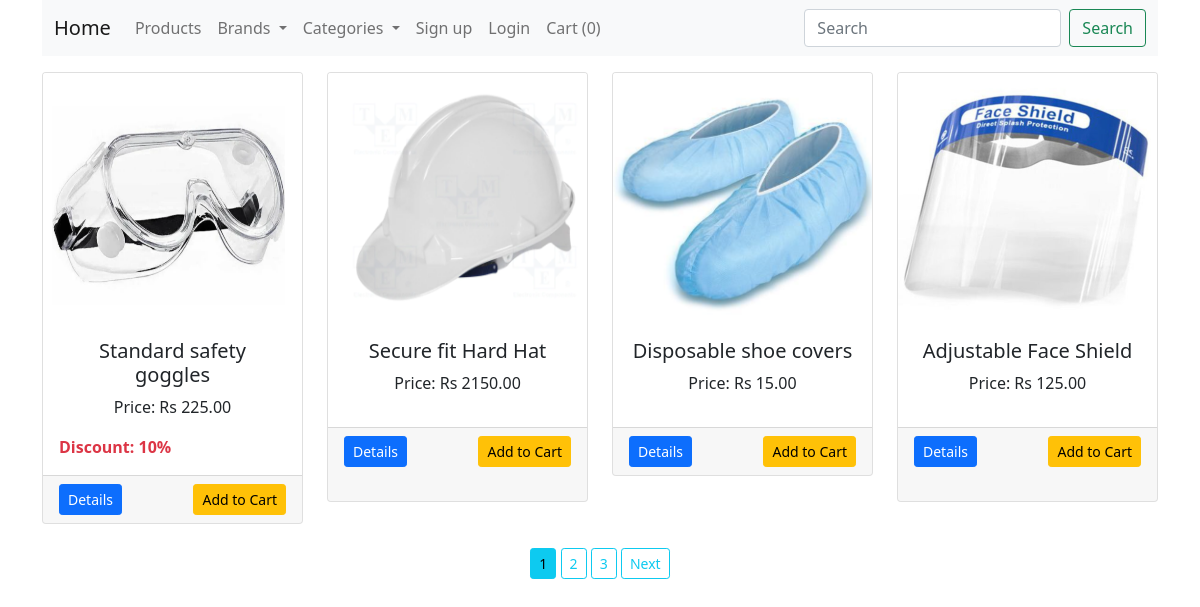
The page / on the database its author committed.
### shop/products/models.py (models this page shows, shortened)
class Addproduct(db.Model):
    __searchable__=['name','desc']
    id = db.Column(db.Integer, primary_key=True)
    name = db.Column(db.String(80), nullable=False)
    price = db.Column(db.Numeric(10,2), nullable=False)
    discount = db.Column(db.Integer, default=0)
    stock = db.Column(db.Integer, nullable=False)
    colors = db.Column(db.Text, nullable=False)
    desc = db.Column(db.Text, nullable=False)
    pub_date = db.Column(db.DateTime, nullable=False, default=datetime.utcnow)
    brand_id = db.Column(db.Integer, db.ForeignKey('brand.id'), nullable=False)
    brand = db.relationship('Brand',backref=db.backref('brands', lazy=True))
    category_id = db.Column(db.Integer, db.ForeignKey('category.id'), nullable=False)
    category = db.relationship('Category',backref=db.backref('categories', lazy=True))
    image_1 = db.Column(db.String(150), nullable=False, default='image1.jpg')
    image_2 = db.Column(db.String(150), nullable=False, default='image2.jpg')
    image_3 = db.Column(db.String(150), nullable=False, default='image3.jpg')

### shop/products/routes.py (the view)
@app.route('/')
def home():
    page = request.args.get('page',1, type=int)
    products = Addproduct.query.filter(Addproduct.stock > 0).order_by(Addproduct.id.desc()).paginate(page=page, per_page=4)
    return render_template('products/index.html', products=products, brands=brands(), categories=categories())

### shop/products/routes.py (called while the page is built)
def brands():
    return Brand.query.join(Addproduct, (Brand.id == Addproduct.brand_id)).all()

def categories():
    return Category.query.join(Addproduct, (Category.id == Addproduct.category_id)).all()

### shop/templates/products/index.html (shortened to what this page needs)
{% extends 'layout.html' %}
{% block content %}
{% include 'navbar.html' %}
<div class="container">
  <div class="row">
    {% if brand %}
    {% for b in brand %}
    <div class="col-md-3 mt-3">
      <div class="card">
        <img src="{{url_for('static', filename= 'images/' + b.image_1)}}" alt="{{b.name}}" class="card-img-top"
          height="250px">
        <div class="card-body">
          <h5 class="text-center">{{b.name}}</h5>
          <p class="text-center">Price: Rs {{b.price}}</p>
          {% if b.discount > 0 %}
          <b class="text-danger">Discount: {{b.discount}}%</b>
          {% endif %}
        </div>
        <div class="card-footer">
          <a href="{{url_for('single_page', id=b.id)}}" class="float-start btn btn-sm btn-primary">Details</a>
          <form action="{{url_for('Addcart')}}" method="POST">
            <input type="hidden" name="product_id" value="{{b.id}}">
            <button type="submit" class="btn btn-sm btn-warning float-end">Add to Cart</button>
            <input type="hidden" name="quantity" value="1">
            {% set colors = b.colors.split(',') %}
            <select name="colors" id="colors" style="visibility: hidden;">
              {% for color in colors %}
              {% set col = color.split(':') %}
              <option value="{{col[0]}}">{{col[0]|capitalize }}</option>
              {% endfor %}
            </select>
          </form>
        </div>
      </div>
    </div>
    {% endfor %}
  </div>
  <div class="row">
  {% else %}
  {% for product in products.items %}
  <div class="col-md-3 mt-3">
    <div class="card">
      <img src="{{url_for('static', filename= 'images/' + product.image_1)}}" alt="{{product.name}}"
        class="card-img-top" height="250px">
      <div class="card-body">
        <h5 class="text-center">{{product.name}}</h5>
        <p class="text-center">Price: Rs {{product.price}}</p>
        {% if product.discount > 0 %}
        <b class="text-danger">Discount: {{product.discount}}%</b>
        {% endif %}
      </div>
      <div class="card-footer">
        <a href="{{url_for('single_page', id=product.id)}}" class="float-start btn btn-sm btn-primary">Details</a>
        <form action="{{url_for('Addcart')}}" method="POST">
          <button type="submit" class="btn btn-sm btn-warning float-end">Add to Cart</button>
          {% set colors = product.colors.split(',') %}
        </form>
      </div>
    </div>
  </div>
  {% endfor %}
</div>
<div class="row mt-4">
  <div class="col text-center">
    {% if products.total > 4 %}
    {% for page_num in products.iter_pages(left_edge=1, right_edge=2, left_current=1,right_current=2) %}
    {% if page_num %}
    {% if products.page == page_num %}
    <a href="{{url_for('home', page=page_num)}}" class="btn btn-sm btn-info">{{page_num}}</a>
    {% else %}
    <a href="{{url_for('home', page=page_num)}}" class="btn btn-sm btn-outline-info">{{page_num}}</a>
    {% endif %}
    {% else %}
    ...
    {% endif %}
    {% endfor %}
    {% endif %}
    {% if products.has_next %}
    <a href="{{url_for('home', page=products.next_num)}}" class="btn btn-sm btn-outline-info">Next</a>
    {% endif %}
  </div>
</div>
{% endif %}
</div>
{% endblock content %}

### shop/templates/layout.html (shortened to what this page needs)
<!doctype html>
<html lang="en">
<head>
    <link href="{{url_for('static', filename='css/bootstrap.min.css')}}" rel="stylesheet">
</head>
<body>
    {% block content %}
    {% endblock content %}
</body>
</html>

### shop/templates/navbar.html (shortened to what this page needs)
<div class="container">
    <nav class="navbar navbar-expand-lg navbar-light bg-light">
      <div class="container-fluid">
        <a class="navbar-brand" href="/">Home</a>
        <div class="collapse navbar-collapse" id="navbarSupportedContent">
          <ul class="navbar-nav me-auto mb-2 mb-lg-0">
            <li class="nav-item">
              <a class="nav-link" href="/">Products</a>
            </li>
            <li class="nav-item dropdown">
              <a class="nav-link dropdown-toggle" href="#" id="navbarDropdown" role="button" data-bs-toggle="dropdown"
                aria-expanded="false">
                Brands
              </a>
            </li>
            <li class="nav-item dropdown">
              <a class="nav-link dropdown-toggle" href="#" id="navbarDropdown" role="button" data-bs-toggle="dropdown"
                aria-expanded="false">
                Categories
              </a>
            </li>
            {% if current_user.is_authenticated %}
            <li class="nav-item">
              <a href="{{url_for('profile', id=current_user.id)}}" class="nav-link">{{current_user.name}}</a>
            </li>
            <li class="nav-item">
              <a href="{{url_for('customer_logout')}}" class="nav-link">Logout</a>
            </li>
            {% else %}
            <li class="nav-item">
              <a href="{{url_for('customer_register')}}" class="nav-link">Sign up</a>
            </li>
            <li class="nav-item">
              <a href="{{url_for('customerLogin')}}" class="nav-link">Login</a>
            </li>
            {% endif %}
            <li class="nav-item">
              <a class="nav-link" href="{{url_for('getCart')}}" tabindex="-1">Cart ({{session['Shoppingcart']|length}})</a>
            </li>
          </ul>
          <form class="d-flex" action= "{{url_for('result')}}">
            <input class="form-control me-2" type="search" placeholder="Search" aria-label="Search" name="q">
            <button class="btn btn-outline-success" type="submit">Search</button>
          </form>
        </div>
      </div>
    </nav>
  </div>

### rows shown on the page
Addproduct: image_1 (picture), name "Standard safety goggles", price "225.00", discount "10"
Addproduct: image_1 (picture), name "Secure fit Hard Hat", price "2150.00"
Addproduct: image_1 (picture), name "Disposable shoe covers", price "15.00"
Addproduct: image_1 (picture), name "Adjustable Face Shield", price "125.00"

### other values the page prints
{{ session['Shoppingcart']|length }} "0"
{{ page_num }} "1"
{{ page_num }} "2" "3"
